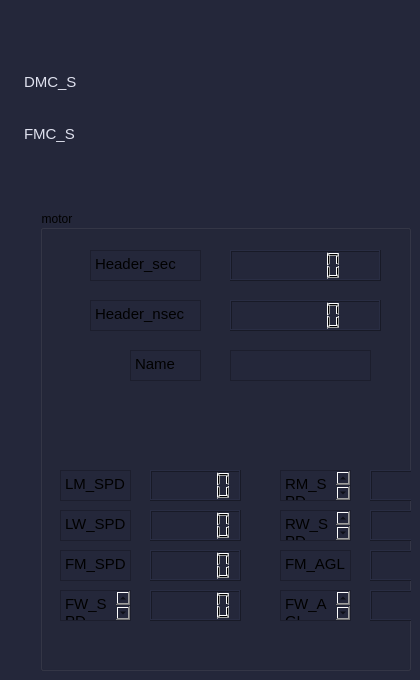
         <widget class="QWidget" name="motor_tab">
          <property name="styleSheet">
           <string notr="true">background-color : rgb(36, 39, 58)</string>
          </property>
          <attribute name="icon">
           <iconset>
            <activeoff>:/gnb_motor_off.png</activeoff>
            <activeon>:/gnb_motor_on.png</activeon>
           </iconset>
          </attribute>
          <attribute name="title">
           <string/>
          </attribute>
          <widget class="QGroupBox" name="motor_groupbox">
           <property name="geometry">
            <rect>
             <x>40</x>
             <y>210</y>
             <width>371</width>
             <height>461</height>
            </rect>
           </property>
           <property name="title">
            <string>motor</string>
           </property>
           <widget class="QTextEdit" name="motor_header_sec_text">
            <property name="geometry">
             <rect>
              <x>50</x>
              <y>40</y>
              <width>111</width>
              <height>31</height>
             </rect>
            </property>
            <property name="frameShadow">
             <enum>QFrame::Plain</enum>
            </property>
            <property name="readOnly">
             <bool>true</bool>
            </property>
            <property name="html">
             <string>&lt;!DOCTYPE HTML PUBLIC &quot;-//W3C//DTD HTML 4.0//EN&quot; &quot;http://www.w3.org/TR/REC-html40/strict.dtd&quot;&gt;
&lt;html&gt;&lt;head&gt;&lt;meta name=&quot;qrichtext&quot; content=&quot;1&quot; /&gt;&lt;style type=&quot;text/css&quot;&gt;
p, li { white-space: pre-wrap; }
&lt;/style&gt;&lt;/head&gt;&lt;body style=&quot; font-family:'Ubuntu'; font-size:11pt; font-weight:400; font-style:normal;&quot;&gt;
&lt;p style=&quot; margin-top:0px; margin-bottom:0px; margin-left:0px; margin-right:0px; -qt-block-indent:0; text-indent:0px;&quot;&gt;Header_sec&lt;/p&gt;&lt;/body&gt;&lt;/html&gt;</string>
            </property>
           </widget>
           <widget class="QTextEdit" name="motor_Name">
            <property name="geometry">
             <rect>
              <x>190</x>
              <y>140</y>
              <width>141</width>
              <height>31</height>
             </rect>
            </property>
            <property name="frameShadow">
             <enum>QFrame::Plain</enum>
            </property>
            <property name="html">
             <string>&lt;!DOCTYPE HTML PUBLIC &quot;-//W3C//DTD HTML 4.0//EN&quot; &quot;http://www.w3.org/TR/REC-html40/strict.dtd&quot;&gt;
&lt;html&gt;&lt;head&gt;&lt;meta name=&quot;qrichtext&quot; content=&quot;1&quot; /&gt;&lt;style type=&quot;text/css&quot;&gt;
p, li { white-space: pre-wrap; }
&lt;/style&gt;&lt;/head&gt;&lt;body style=&quot; font-family:'Ubuntu'; font-size:11pt; font-weight:400; font-style:normal;&quot;&gt;
&lt;p style=&quot;-qt-paragraph-type:empty; margin-top:0px; margin-bottom:0px; margin-left:0px; margin-right:0px; -qt-block-indent:0; text-indent:0px;&quot;&gt;&lt;br /&gt;&lt;/p&gt;&lt;/body&gt;&lt;/html&gt;</string>
            </property>
           </widget>
           <widget class="QTextEdit" name="motor_CM_text">
            <property name="geometry">
             <rect>
              <x>410</x>
              <y>40</y>
              <width>71</width>
              <height>31</height>
             </rect>
            </property>
            <property name="frameShadow">
             <enum>QFrame::Plain</enum>
            </property>
            <property name="readOnly">
             <bool>true</bool>
            </property>
            <property name="html">
             <string>&lt;!DOCTYPE HTML PUBLIC &quot;-//W3C//DTD HTML 4.0//EN&quot; &quot;http://www.w3.org/TR/REC-html40/strict.dtd&quot;&gt;
&lt;html&gt;&lt;head&gt;&lt;meta name=&quot;qrichtext&quot; content=&quot;1&quot; /&gt;&lt;style type=&quot;text/css&quot;&gt;
p, li { white-space: pre-wrap; }
&lt;/style&gt;&lt;/head&gt;&lt;body style=&quot; font-family:'Ubuntu'; font-size:11pt; font-weight:400; font-style:normal;&quot;&gt;
&lt;p style=&quot; margin-top:0px; margin-bottom:0px; margin-left:0px; margin-right:0px; -qt-block-indent:0; text-indent:0px;&quot;&gt;CM&lt;/p&gt;&lt;/body&gt;&lt;/html&gt;</string>
            </property>
           </widget>
           <widget class="QTextEdit" name="motor_CM">
            <property name="geometry">
             <rect>
              <x>510</x>
              <y>40</y>
              <width>141</width>
              <height>31</height>
             </rect>
            </property>
            <property name="frameShadow">
             <enum>QFrame::Plain</enum>
            </property>
            <property name="html">
             <string>&lt;!DOCTYPE HTML PUBLIC &quot;-//W3C//DTD HTML 4.0//EN&quot; &quot;http://www.w3.org/TR/REC-html40/strict.dtd&quot;&gt;
&lt;html&gt;&lt;head&gt;&lt;meta name=&quot;qrichtext&quot; content=&quot;1&quot; /&gt;&lt;style type=&quot;text/css&quot;&gt;
p, li { white-space: pre-wrap; }
&lt;/style&gt;&lt;/head&gt;&lt;body style=&quot; font-family:'Ubuntu'; font-size:11pt; font-weight:400; font-style:normal;&quot;&gt;
&lt;p style=&quot;-qt-paragraph-type:empty; margin-top:0px; margin-bottom:0px; margin-left:0px; margin-right:0px; -qt-block-indent:0; text-indent:0px;&quot;&gt;&lt;br /&gt;&lt;/p&gt;&lt;/body&gt;&lt;/html&gt;</string>
            </property>
           </widget>
           <widget class="QTextEdit" name="motor_RP_text">
            <property name="geometry">
             <rect>
              <x>410</x>
              <y>90</y>
              <width>71</width>
              <height>31</height>
             </rect>
            </property>
            <property name="frameShadow">
             <enum>QFrame::Plain</enum>
            </property>
            <property name="readOnly">
             <bool>true</bool>
            </property>
            <property name="html">
             <string>&lt;!DOCTYPE HTML PUBLIC &quot;-//W3C//DTD HTML 4.0//EN&quot; &quot;http://www.w3.org/TR/REC-html40/strict.dtd&quot;&gt;
&lt;html&gt;&lt;head&gt;&lt;meta name=&quot;qrichtext&quot; content=&quot;1&quot; /&gt;&lt;style type=&quot;text/css&quot;&gt;
p, li { white-space: pre-wrap; }
&lt;/style&gt;&lt;/head&gt;&lt;body style=&quot; font-family:'Ubuntu'; font-size:11pt; font-weight:400; font-style:normal;&quot;&gt;
&lt;p style=&quot; margin-top:0px; margin-bottom:0px; margin-left:0px; margin-right:0px; -qt-block-indent:0; text-indent:0px;&quot;&gt;RP&lt;/p&gt;&lt;/body&gt;&lt;/html&gt;</string>
            </property>
           </widget>
           <widget class="QTextEdit" name="motor_LM_SPD_text">
            <property name="geometry">
             <rect>
              <x>20</x>
              <y>260</y>
              <width>71</width>
              <height>31</height>
             </rect>
            </property>
            <property name="frameShadow">
             <enum>QFrame::Plain</enum>
            </property>
            <property name="readOnly">
             <bool>true</bool>
            </property>
            <property name="html">
             <string>&lt;!DOCTYPE HTML PUBLIC &quot;-//W3C//DTD HTML 4.0//EN&quot; &quot;http://www.w3.org/TR/REC-html40/strict.dtd&quot;&gt;
&lt;html&gt;&lt;head&gt;&lt;meta name=&quot;qrichtext&quot; content=&quot;1&quot; /&gt;&lt;style type=&quot;text/css&quot;&gt;
p, li { white-space: pre-wrap; }
&lt;/style&gt;&lt;/head&gt;&lt;body style=&quot; font-family:'Ubuntu'; font-size:11pt; font-weight:400; font-style:normal;&quot;&gt;
&lt;p style=&quot; margin-top:0px; margin-bottom:0px; margin-left:0px; margin-right:0px; -qt-block-indent:0; text-indent:0px;&quot;&gt;LM_SPD&lt;/p&gt;&lt;/body&gt;&lt;/html&gt;</string>
            </property>
           </widget>
           <widget class="QTextEdit" name="motor_LW_SPD_text">
            <property name="geometry">
             <rect>
              <x>20</x>
              <y>300</y>
              <width>71</width>
              <height>31</height>
             </rect>
            </property>
            <property name="frameShadow">
             <enum>QFrame::Plain</enum>
            </property>
            <property name="readOnly">
             <bool>true</bool>
            </property>
            <property name="html">
             <string>&lt;!DOCTYPE HTML PUBLIC &quot;-//W3C//DTD HTML 4.0//EN&quot; &quot;http://www.w3.org/TR/REC-html40/strict.dtd&quot;&gt;
&lt;html&gt;&lt;head&gt;&lt;meta name=&quot;qrichtext&quot; content=&quot;1&quot; /&gt;&lt;style type=&quot;text/css&quot;&gt;
p, li { white-space: pre-wrap; }
&lt;/style&gt;&lt;/head&gt;&lt;body style=&quot; font-family:'Ubuntu'; font-size:11pt; font-weight:400; font-style:normal;&quot;&gt;
&lt;p style=&quot; margin-top:0px; margin-bottom:0px; margin-left:0px; margin-right:0px; -qt-block-indent:0; text-indent:0px;&quot;&gt;LW_SPD&lt;/p&gt;&lt;/body&gt;&lt;/html&gt;</string>
            </property>
           </widget>
           <widget class="QTextEdit" name="motor_RM_SPD_text">
            <property name="geometry">
             <rect>
              <x>240</x>
              <y>260</y>
              <width>71</width>
              <height>31</height>
             </rect>
            </property>
            <property name="frameShadow">
             <enum>QFrame::Plain</enum>
            </property>
            <property name="readOnly">
             <bool>true</bool>
            </property>
            <property name="html">
             <string>&lt;!DOCTYPE HTML PUBLIC &quot;-//W3C//DTD HTML 4.0//EN&quot; &quot;http://www.w3.org/TR/REC-html40/strict.dtd&quot;&gt;
&lt;html&gt;&lt;head&gt;&lt;meta name=&quot;qrichtext&quot; content=&quot;1&quot; /&gt;&lt;style type=&quot;text/css&quot;&gt;
p, li { white-space: pre-wrap; }
&lt;/style&gt;&lt;/head&gt;&lt;body style=&quot; font-family:'Ubuntu'; font-size:11pt; font-weight:400; font-style:normal;&quot;&gt;
&lt;p style=&quot; margin-top:0px; margin-bottom:0px; margin-left:0px; margin-right:0px; -qt-block-indent:0; text-indent:0px;&quot;&gt;RM_SPD&lt;/p&gt;&lt;/body&gt;&lt;/html&gt;</string>
            </property>
           </widget>
           <widget class="QTextEdit" name="motor_RW_SPD_text">
            <property name="geometry">
             <rect>
              <x>240</x>
              <y>300</y>
              <width>71</width>
              <height>31</height>
             </rect>
            </property>
            <property name="frameShadow">
             <enum>QFrame::Plain</enum>
            </property>
            <property name="readOnly">
             <bool>true</bool>
            </property>
            <property name="html">
             <string>&lt;!DOCTYPE HTML PUBLIC &quot;-//W3C//DTD HTML 4.0//EN&quot; &quot;http://www.w3.org/TR/REC-html40/strict.dtd&quot;&gt;
&lt;html&gt;&lt;head&gt;&lt;meta name=&quot;qrichtext&quot; content=&quot;1&quot; /&gt;&lt;style type=&quot;text/css&quot;&gt;
p, li { white-space: pre-wrap; }
&lt;/style&gt;&lt;/head&gt;&lt;body style=&quot; font-family:'Ubuntu'; font-size:11pt; font-weight:400; font-style:normal;&quot;&gt;
&lt;p style=&quot; margin-top:0px; margin-bottom:0px; margin-left:0px; margin-right:0px; -qt-block-indent:0; text-indent:0px;&quot;&gt;RW_SPD&lt;/p&gt;&lt;/body&gt;&lt;/html&gt;</string>
            </property>
           </widget>
           <widget class="QTextEdit" name="motor_FM_SPD_text">
            <property name="geometry">
             <rect>
              <x>20</x>
              <y>340</y>
              <width>71</width>
              <height>31</height>
             </rect>
            </property>
            <property name="frameShadow">
             <enum>QFrame::Plain</enum>
            </property>
            <property name="readOnly">
             <bool>true</bool>
            </property>
            <property name="html">
             <string>&lt;!DOCTYPE HTML PUBLIC &quot;-//W3C//DTD HTML 4.0//EN&quot; &quot;http://www.w3.org/TR/REC-html40/strict.dtd&quot;&gt;
&lt;html&gt;&lt;head&gt;&lt;meta name=&quot;qrichtext&quot; content=&quot;1&quot; /&gt;&lt;style type=&quot;text/css&quot;&gt;
p, li { white-space: pre-wrap; }
&lt;/style&gt;&lt;/head&gt;&lt;body style=&quot; font-family:'Ubuntu'; font-size:11pt; font-weight:400; font-style:normal;&quot;&gt;
&lt;p style=&quot; margin-top:0px; margin-bottom:0px; margin-left:0px; margin-right:0px; -qt-block-indent:0; text-indent:0px;&quot;&gt;FM_SPD&lt;/p&gt;&lt;/body&gt;&lt;/html&gt;</string>
            </property>
           </widget>
           <widget class="QTextEdit" name="motor_FW_SPD_text">
            <property name="geometry">
             <rect>
              <x>20</x>
              <y>380</y>
              <width>71</width>
              <height>31</height>
             </rect>
            </property>
            <property name="frameShadow">
             <enum>QFrame::Plain</enum>
            </property>
            <property name="readOnly">
             <bool>true</bool>
            </property>
            <property name="html">
             <string>&lt;!DOCTYPE HTML PUBLIC &quot;-//W3C//DTD HTML 4.0//EN&quot; &quot;http://www.w3.org/TR/REC-html40/strict.dtd&quot;&gt;
&lt;html&gt;&lt;head&gt;&lt;meta name=&quot;qrichtext&quot; content=&quot;1&quot; /&gt;&lt;style type=&quot;text/css&quot;&gt;
p, li { white-space: pre-wrap; }
&lt;/style&gt;&lt;/head&gt;&lt;body style=&quot; font-family:'Ubuntu'; font-size:11pt; font-weight:400; font-style:normal;&quot;&gt;
&lt;p style=&quot; margin-top:0px; margin-bottom:0px; margin-left:0px; margin-right:0px; -qt-block-indent:0; text-indent:0px;&quot;&gt;FW_SPD&lt;/p&gt;&lt;/body&gt;&lt;/html&gt;</string>
            </property>
           </widget>
           <widget class="QLCDNumber" name="motor_LM_SPD_lcd">
            <property name="geometry">
             <rect>
              <x>110</x>
              <y>260</y>
              <width>91</width>
              <height>31</height>
             </rect>
            </property>
           </widget>
           <widget class="QLCDNumber" name="motor_LW_SPD_lcd">
            <property name="geometry">
             <rect>
              <x>110</x>
              <y>300</y>
              <width>91</width>
              <height>31</height>
             </rect>
            </property>
           </widget>
           <widget class="QLCDNumber" name="motor_RW_SPD_lcd">
            <property name="geometry">
             <rect>
              <x>330</x>
              <y>300</y>
              <width>91</width>
              <height>31</height>
             </rect>
            </property>
           </widget>
           <widget class="QLCDNumber" name="motor_RM_SPD_lcd">
            <property name="geometry">
             <rect>
              <x>330</x>
              <y>260</y>
              <width>91</width>
              <height>31</height>
             </rect>
            </property>
           </widget>
           <widget class="QLCDNumber" name="motor_FW_SPD_lcd">
            <property name="geometry">
             <rect>
              <x>110</x>
              <y>380</y>
              <width>91</width>
              <height>31</height>
             </rect>
            </property>
           </widget>
           <widget class="QLCDNumber" name="motor_FM_SPD_lcd">
            <property name="geometry">
             <rect>
              <x>110</x>
              <y>340</y>
              <width>91</width>
              <height>31</height>
             </rect>
            </property>
           </widget>
           <widget class="QTextEdit" name="motor_FW_AGL_text">
            <property name="geometry">
             <rect>
              <x>240</x>
              <y>380</y>
              <width>71</width>
              <height>31</height>
             </rect>
            </property>
            <property name="frameShadow">
             <enum>QFrame::Plain</enum>
            </property>
            <property name="readOnly">
             <bool>true</bool>
            </property>
            <property name="html">
             <string>&lt;!DOCTYPE HTML PUBLIC &quot;-//W3C//DTD HTML 4.0//EN&quot; &quot;http://www.w3.org/TR/REC-html40/strict.dtd&quot;&gt;
&lt;html&gt;&lt;head&gt;&lt;meta name=&quot;qrichtext&quot; content=&quot;1&quot; /&gt;&lt;style type=&quot;text/css&quot;&gt;
p, li { white-space: pre-wrap; }
&lt;/style&gt;&lt;/head&gt;&lt;body style=&quot; font-family:'Ubuntu'; font-size:11pt; font-weight:400; font-style:normal;&quot;&gt;
&lt;p style=&quot; margin-top:0px; margin-bottom:0px; margin-left:0px; margin-right:0px; -qt-block-indent:0; text-indent:0px;&quot;&gt;FW_AGL&lt;/p&gt;&lt;/body&gt;&lt;/html&gt;</string>
            </property>
           </widget>
           <widget class="QTextEdit" name="motor_FM_AGL_text">
            <property name="geometry">
             <rect>
              <x>240</x>
              <y>340</y>
              <width>71</width>
              <height>31</height>
             </rect>
            </property>
            <property name="frameShadow">
             <enum>QFrame::Plain</enum>
            </property>
            <property name="readOnly">
             <bool>true</bool>
            </property>
            <property name="html">
             <string>&lt;!DOCTYPE HTML PUBLIC &quot;-//W3C//DTD HTML 4.0//EN&quot; &quot;http://www.w3.org/TR/REC-html40/strict.dtd&quot;&gt;
&lt;html&gt;&lt;head&gt;&lt;meta name=&quot;qrichtext&quot; content=&quot;1&quot; /&gt;&lt;style type=&quot;text/css&quot;&gt;
p, li { white-space: pre-wrap; }
&lt;/style&gt;&lt;/head&gt;&lt;body style=&quot; font-family:'Ubuntu'; font-size:11pt; font-weight:400; font-style:normal;&quot;&gt;
&lt;p style=&quot; margin-top:0px; margin-bottom:0px; margin-left:0px; margin-right:0px; -qt-block-indent:0; text-indent:0px;&quot;&gt;FM_AGL&lt;/p&gt;&lt;/body&gt;&lt;/html&gt;</string>
            </property>
           </widget>
           <widget class="QLCDNumber" name="motor_FW_AGL_lcd">
            <property name="geometry">
             <rect>
              <x>330</x>
              <y>380</y>
              <width>91</width>
              <height>31</height>
             </rect>
            </property>
           </widget>
           <widget class="QLCDNumber" name="motor_FM_AGL_lcd">
            <property name="geometry">
             <rect>
              <x>330</x>
              <y>340</y>
              <width>91</width>
              <height>31</height>
             </rect>
            </property>
           </widget>
           <widget class="QTextEdit" name="motor_RP">
            <property name="geometry">
             <rect>
              <x>510</x>
              <y>90</y>
              <width>211</width>
              <height>31</height>
             </rect>
            </property>
            <property name="frameShadow">
             <enum>QFrame::Plain</enum>
            </property>
            <property name="html">
             <string>&lt;!DOCTYPE HTML PUBLIC &quot;-//W3C//DTD HTML 4.0//EN&quot; &quot;http://www.w3.org/TR/REC-html40/strict.dtd&quot;&gt;
&lt;html&gt;&lt;head&gt;&lt;meta name=&quot;qrichtext&quot; content=&quot;1&quot; /&gt;&lt;style type=&quot;text/css&quot;&gt;
p, li { white-space: pre-wrap; }
&lt;/style&gt;&lt;/head&gt;&lt;body style=&quot; font-family:'Ubuntu'; font-size:11pt; font-weight:400; font-style:normal;&quot;&gt;
&lt;p style=&quot;-qt-paragraph-type:empty; margin-top:0px; margin-bottom:0px; margin-left:0px; margin-right:0px; -qt-block-indent:0; text-indent:0px;&quot;&gt;&lt;br /&gt;&lt;/p&gt;&lt;/body&gt;&lt;/html&gt;</string>
            </property>
           </widget>
           <widget class="QTextEdit" name="motor_Name_text">
            <property name="geometry">
             <rect>
              <x>90</x>
              <y>140</y>
              <width>71</width>
              <height>31</height>
             </rect>
            </property>
            <property name="frameShadow">
             <enum>QFrame::Plain</enum>
            </property>
            <property name="readOnly">
             <bool>true</bool>
            </property>
            <property name="html">
             <string>&lt;!DOCTYPE HTML PUBLIC &quot;-//W3C//DTD HTML 4.0//EN&quot; &quot;http://www.w3.org/TR/REC-html40/strict.dtd&quot;&gt;
&lt;html&gt;&lt;head&gt;&lt;meta name=&quot;qrichtext&quot; content=&quot;1&quot; /&gt;&lt;style type=&quot;text/css&quot;&gt;
p, li { white-space: pre-wrap; }
&lt;/style&gt;&lt;/head&gt;&lt;body style=&quot; font-family:'Ubuntu'; font-size:11pt; font-weight:400; font-style:normal;&quot;&gt;
&lt;p style=&quot; margin-top:0px; margin-bottom:0px; margin-left:0px; margin-right:0px; -qt-block-indent:0; text-indent:0px;&quot;&gt;Name&lt;/p&gt;&lt;/body&gt;&lt;/html&gt;</string>
            </property>
           </widget>
           <widget class="QTextEdit" name="motor_header_nsec_text">
            <property name="geometry">
             <rect>
              <x>50</x>
              <y>90</y>
              <width>111</width>
              <height>31</height>
             </rect>
            </property>
            <property name="frameShadow">
             <enum>QFrame::Plain</enum>
            </property>
            <property name="readOnly">
             <bool>true</bool>
            </property>
            <property name="html">
             <string>&lt;!DOCTYPE HTML PUBLIC &quot;-//W3C//DTD HTML 4.0//EN&quot; &quot;http://www.w3.org/TR/REC-html40/strict.dtd&quot;&gt;
&lt;html&gt;&lt;head&gt;&lt;meta name=&quot;qrichtext&quot; content=&quot;1&quot; /&gt;&lt;style type=&quot;text/css&quot;&gt;
p, li { white-space: pre-wrap; }
&lt;/style&gt;&lt;/head&gt;&lt;body style=&quot; font-family:'Ubuntu'; font-size:11pt; font-weight:400; font-style:normal;&quot;&gt;
&lt;p style=&quot; margin-top:0px; margin-bottom:0px; margin-left:0px; margin-right:0px; -qt-block-indent:0; text-indent:0px;&quot;&gt;Header_nsec&lt;/p&gt;&lt;/body&gt;&lt;/html&gt;</string>
            </property>
           </widget>
           <widget class="QLCDNumber" name="motor_header_sec_lcd">
            <property name="geometry">
             <rect>
              <x>190</x>
              <y>40</y>
              <width>151</width>
              <height>31</height>
             </rect>
            </property>
           </widget>
           <widget class="QLCDNumber" name="motor_header_nsec_lcd">
            <property name="geometry">
             <rect>
              <x>190</x>
              <y>90</y>
              <width>151</width>
              <height>31</height>
             </rect>
            </property>
           </widget>
          </widget>
          <widget class="QTextEdit" name="motor_DMC_S_text">
           <property name="geometry">
            <rect>
             <x>20</x>
             <y>69</y>
             <width>81</width>
             <height>31</height>
            </rect>
           </property>
           <property name="styleSheet">
            <string notr="true">
  font-size: 16px;

  font-weight: normal;

  font-stretch: normal;

  font-style: normal;

  line-height: normal;

  letter-spacing: normal;

  text-align: left;

  color: #dfe1ee;</string>
           </property>
           <property name="frameShape">
            <enum>QFrame::NoFrame</enum>
           </property>
           <property name="frameShadow">
            <enum>QFrame::Plain</enum>
           </property>
           <property name="readOnly">
            <bool>true</bool>
           </property>
           <property name="html">
            <string>&lt;!DOCTYPE HTML PUBLIC &quot;-//W3C//DTD HTML 4.0//EN&quot; &quot;http://www.w3.org/TR/REC-html40/strict.dtd&quot;&gt;
&lt;html&gt;&lt;head&gt;&lt;meta name=&quot;qrichtext&quot; content=&quot;1&quot; /&gt;&lt;style type=&quot;text/css&quot;&gt;
p, li { white-space: pre-wrap; }
&lt;/style&gt;&lt;/head&gt;&lt;body style=&quot; font-family:'Ubuntu'; font-size:16px; font-weight:400; font-style:normal;&quot;&gt;
&lt;p style=&quot; margin-top:0px; margin-bottom:0px; margin-left:0px; margin-right:0px; -qt-block-indent:0; text-indent:0px;&quot;&gt;&lt;span style=&quot; font-size:11pt;&quot;&gt;DMC_S&lt;/span&gt;&lt;/p&gt;&lt;/body&gt;&lt;/html&gt;</string>
           </property>
          </widget>
          <widget class="QLabel" name="motor_DMC_S_signal">
           <property name="geometry">
            <rect>
             <x>134</x>
             <y>65</y>
             <width>31</width>
             <height>31</height>
            </rect>
           </property>
           <property name="text">
            <string/>
           </property>
           <property name="pixmap">
            <pixmap>:/images/Red.png</pixmap>
           </property>
          </widget>
          <widget class="QTextEdit" name="motor_FMC_S_text">
           <property name="geometry">
            <rect>
             <x>20</x>
             <y>121</y>
             <width>71</width>
             <height>31</height>
            </rect>
           </property>
           <property name="styleSheet">
            <string notr="true">
  font-size: 16px;

  font-weight: normal;

  font-stretch: normal;

  font-style: normal;

  line-height: normal;

  letter-spacing: normal;

  text-align: left;

  color: #dfe1ee;</string>
           </property>
           <property name="frameShape">
            <enum>QFrame::NoFrame</enum>
           </property>
           <property name="frameShadow">
            <enum>QFrame::Plain</enum>
           </property>
           <property name="readOnly">
            <bool>true</bool>
           </property>
           <property name="html">
            <string>&lt;!DOCTYPE HTML PUBLIC &quot;-//W3C//DTD HTML 4.0//EN&quot; &quot;http://www.w3.org/TR/REC-html40/strict.dtd&quot;&gt;
&lt;html&gt;&lt;head&gt;&lt;meta name=&quot;qrichtext&quot; content=&quot;1&quot; /&gt;&lt;style type=&quot;text/css&quot;&gt;
p, li { white-space: pre-wrap; }
&lt;/style&gt;&lt;/head&gt;&lt;body style=&quot; font-family:'Ubuntu'; font-size:16px; font-weight:400; font-style:normal;&quot;&gt;
&lt;p style=&quot; margin-top:0px; margin-bottom:0px; margin-left:0px; margin-right:0px; -qt-block-indent:0; text-indent:0px;&quot;&gt;&lt;span style=&quot; font-size:11pt;&quot;&gt;FMC_S&lt;/span&gt;&lt;/p&gt;&lt;/body&gt;&lt;/html&gt;</string>
           </property>
          </widget>
          <widget class="QLabel" name="motor_FMC_S_signal">
           <property name="geometry">
            <rect>
             <x>134</x>
             <y>117</y>
             <width>31</width>
             <height>31</height>
            </rect>
           </property>
           <property name="text">
            <string/>
           </property>
           <property name="pixmap">
            <pixmap>:/images/Red.png</pixmap>
           </property>
          </widget>
         </widget>
